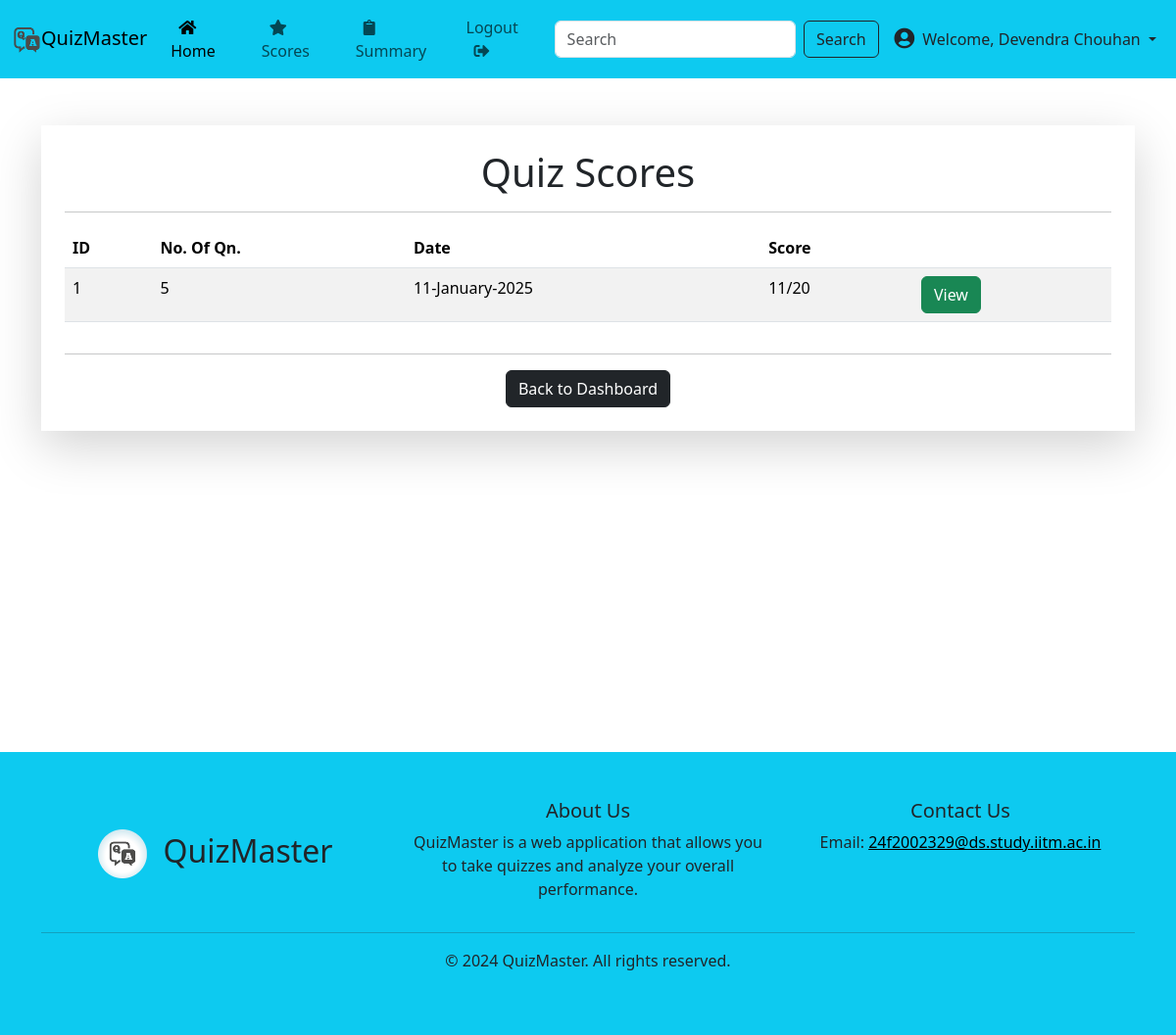
Page /user/scores (signed in) on the earlier database version.
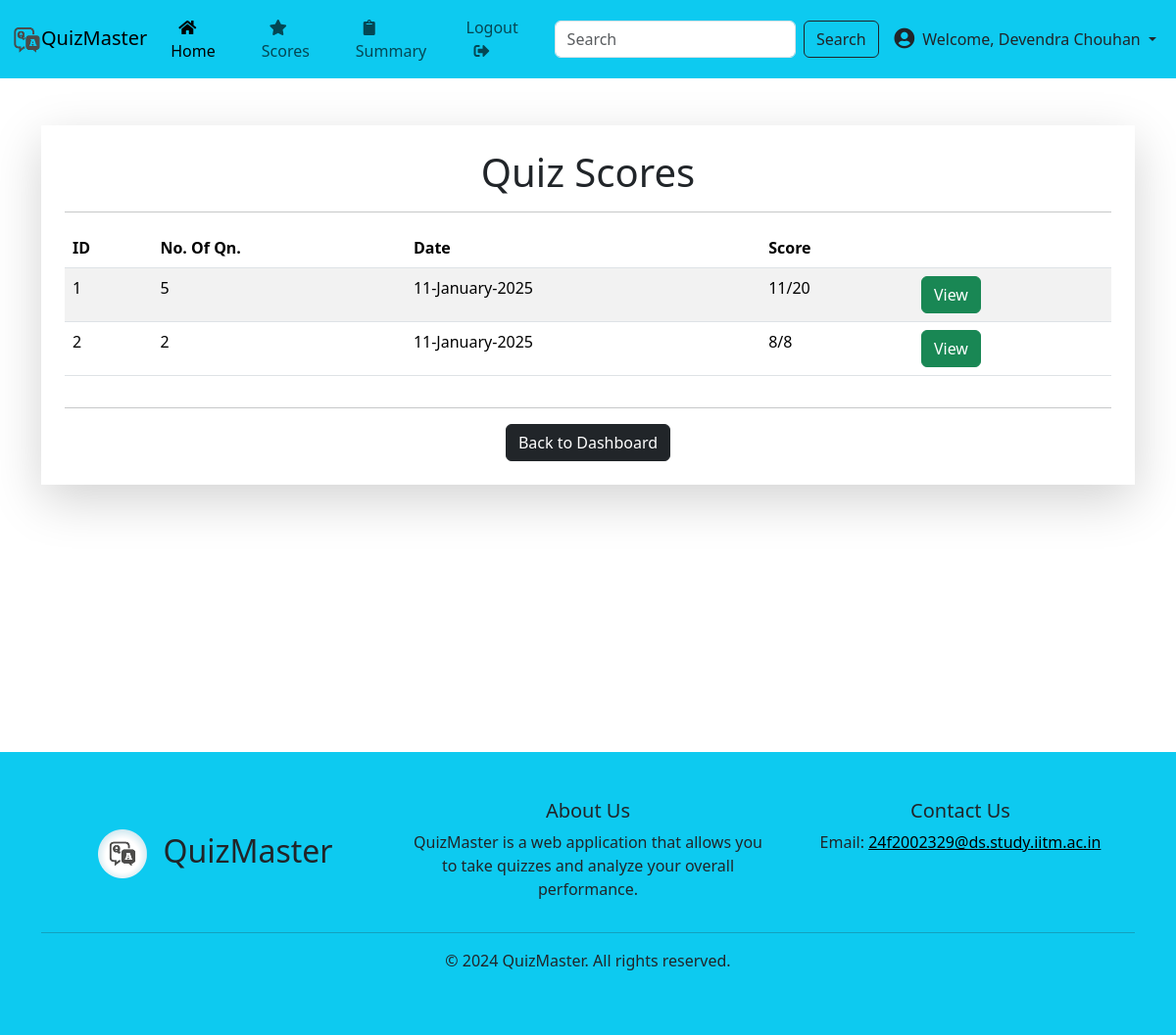
Same page on the later database version.
### app/models/models.py (models this page shows)
class Result(db.Model):
    id = db.Column(db.Integer, primary_key=True)
    user_id = db.Column(db.Integer, db.ForeignKey('user.id'), nullable=False)
    quiz_id = db.Column(db.Integer, db.ForeignKey('quiz.id'), nullable=False)
    score = db.Column(db.Integer, nullable=False)
    total_questions = db.Column(db.Integer, nullable=False)
    attempted_questions = db.Column(db.Integer, nullable=False)
    correct_answers = db.Column(db.Integer, nullable=False)
    partially_correct_answers = db.Column(db.Integer, nullable=False)
    wrong_answers = db.Column(db.Integer, nullable=False)
    skipped_questions = db.Column(db.Integer, nullable=False)
    status = db.Column(db.String(20), default='attempted')  # New status field
    created_at = db.Column(db.DateTime, default=datetime.now)
    total_marks_quiz = db.Column(db.Integer, nullable=False)
    user = db.relationship('User', backref='results', lazy=True)
    quiz = db.relationship('Quiz', backref='results', lazy=True)

### app/routes/user.py (the view)
@user_blueprint.route('/scores')
def scores():
    if 'user_id' not in session:
        return redirect(url_for('auth.user_login'))
    scores = Result.query.filter_by(user_id=session['user_id']).all()
    return render_template('user/scores.html', scores=scores)

### app/templates/user/scores.html
{% extends "base.html" %}
{% block content %}
<section class="vh-90 content">
    <div class="container my-5">
        <div class="shadow-lg p-4">
            <h1 class="text-center">Quiz Scores</h1>
            <hr>
            <div class="d-flex justify-content-between align-items-center">
                <table class="table table-striped">
                    <thead>
                        <tr>
                            <th>ID</th>
                            <th>No. Of Qn.</th>
                            <th>Date</th>
                            <th>Score</th>
                            <th> </th>
                        </tr>
                    </thead>
                    <tbody>
                        {% for score in scores %}
                            <tr>
                                <td scope="row">{{ score.quiz_id }}</td>
                                <td>{{ score.quiz.questions|length }}</td>
                                <td>{{ score.created_at.strftime('%d-%B-%Y') }}</td>
                                <td>{{ score.score }}/{{ score.total_marks_quiz }}</td>
                                <td><a href="{{ url_for('user.quiz_score', quiz_id=score.quiz_id) }}" class="btn btn-success">View</a></td>
                            </tr>
                        {% endfor %}
                    </tbody>
                </table>
            </div>
            <hr>
            <div class="text-center">
                <a href="{{ url_for('user.dashboard') }}" class="btn btn-dark">Back to Dashboard</a>
            </div>
        </div>
    </div>
</section>
{% endblock %}

Differences in the rows shown:
added Result: quiz_id "2", quiz.questions|length "2", created_at "11-January-2025", score "8", total_marks_quiz "8"
